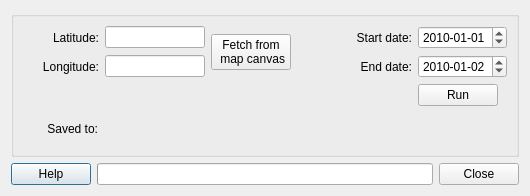
<?xml version="1.0" encoding="UTF-8"?>
<ui version="4.0">
 <class>CopernicusDataDialogBase</class>
 <widget class="QDialog" name="CopernicusDataDialogBase">
  <property name="geometry">
   <rect>
    <x>0</x>
    <y>0</y>
    <width>530</width>
    <height>196</height>
   </rect>
  </property>
  <property name="windowTitle">
   <string>Copernicus Data</string>
  </property>
  <layout class="QGridLayout" name="gridLayout_4">
   <item row="2" column="0">
    <layout class="QGridLayout" name="gridLayout_2">
     <item row="0" column="1">
      <widget class="QProgressBar" name="progressBar">
       <property name="value">
        <number>0</number>
       </property>
       <property name="textVisible">
        <bool>false</bool>
       </property>
      </widget>
     </item>
     <item row="0" column="0">
      <widget class="QPushButton" name="pushButtonHelp">
       <property name="text">
        <string>Help</string>
       </property>
      </widget>
     </item>
     <item row="0" column="2">
      <widget class="QPushButton" name="cmdClose">
       <property name="text">
        <string>Close</string>
       </property>
      </widget>
     </item>
    </layout>
   </item>
   <item row="1" column="0">
    <widget class="QGroupBox" name="groupBox">
     <property name="sizePolicy">
      <sizepolicy hsizetype="Minimum" vsizetype="Preferred">
       <horstretch>0</horstretch>
       <verstretch>0</verstretch>
      </sizepolicy>
     </property>
     <property name="title">
      <string/>
     </property>
     <layout class="QGridLayout" name="gridLayout_5">
      <item row="0" column="0">
       <layout class="QGridLayout" name="gridLayout">
        <item row="0" column="2" rowspan="2">
         <widget class="QPushButton" name="cmdSelectPoint">
          <property name="enabled">
           <bool>true</bool>
          </property>
          <property name="text">
           <string>Fetch from
 map canvas</string>
          </property>
         </widget>
        </item>
        <item row="1" column="0">
         <widget class="QLabel" name="label_6">
          <property name="text">
           <string>Longitude:</string>
          </property>
          <property name="alignment">
           <set>Qt::AlignRight|Qt::AlignTrailing|Qt::AlignVCenter</set>
          </property>
         </widget>
        </item>
        <item row="1" column="1">
         <widget class="QLineEdit" name="txtLon">
          <property name="maximumSize">
           <size>
            <width>100</width>
            <height>16777215</height>
           </size>
          </property>
          <property name="toolTip">
           <string>Longitude to download (degrees E)</string>
          </property>
          <property name="inputMask">
           <string/>
          </property>
          <property name="text">
           <string/>
          </property>
          <property name="maxLength">
           <number>12</number>
          </property>
         </widget>
        </item>
        <item row="0" column="1">
         <widget class="QLineEdit" name="txtLat">
          <property name="sizePolicy">
           <sizepolicy hsizetype="Fixed" vsizetype="Fixed">
            <horstretch>0</horstretch>
            <verstretch>0</verstretch>
           </sizepolicy>
          </property>
          <property name="maximumSize">
           <size>
            <width>100</width>
            <height>16777215</height>
           </size>
          </property>
          <property name="toolTip">
           <string>Latitude to download (degrees N)</string>
          </property>
          <property name="text">
           <string/>
          </property>
          <property name="maxLength">
           <number>12</number>
          </property>
         </widget>
        </item>
        <item row="1" column="4">
         <widget class="QLabel" name="label_9">
          <property name="text">
           <string>End date:</string>
          </property>
          <property name="alignment">
           <set>Qt::AlignRight|Qt::AlignTrailing|Qt::AlignVCenter</set>
          </property>
         </widget>
        </item>
        <item row="0" column="5">
         <widget class="QDateEdit" name="txtStartDate">
          <property name="toolTip">
           <string>Start of period to download</string>
          </property>
          <property name="dateTime">
           <datetime>
            <hour>0</hour>
            <minute>0</minute>
            <second>0</second>
            <year>2010</year>
            <month>1</month>
            <day>1</day>
           </datetime>
          </property>
          <property name="maximumDateTime">
           <datetime>
            <hour>23</hour>
            <minute>59</minute>
            <second>59</second>
            <year>2020</year>
            <month>1</month>
            <day>1</day>
           </datetime>
          </property>
          <property name="minimumDateTime">
           <datetime>
            <hour>0</hour>
            <minute>0</minute>
            <second>0</second>
            <year>1979</year>
            <month>1</month>
            <day>1</day>
           </datetime>
          </property>
          <property name="maximumDate">
           <date>
            <year>2020</year>
            <month>1</month>
            <day>1</day>
           </date>
          </property>
          <property name="displayFormat">
           <string>yyyy-MM-dd</string>
          </property>
         </widget>
        </item>
        <item row="1" column="5">
         <widget class="QDateEdit" name="txtEndDate">
          <property name="toolTip">
           <string>End of period to download</string>
          </property>
          <property name="dateTime">
           <datetime>
            <hour>0</hour>
            <minute>0</minute>
            <second>0</second>
            <year>2010</year>
            <month>1</month>
            <day>2</day>
           </datetime>
          </property>
          <property name="minimumDateTime">
           <datetime>
            <hour>0</hour>
            <minute>0</minute>
            <second>0</second>
            <year>1979</year>
            <month>1</month>
            <day>1</day>
           </datetime>
          </property>
          <property name="maximumDate">
           <date>
            <year>2020</year>
            <month>1</month>
            <day>1</day>
           </date>
          </property>
          <property name="minimumDate">
           <date>
            <year>1979</year>
            <month>1</month>
            <day>1</day>
           </date>
          </property>
          <property name="displayFormat">
           <string>yyyy-MM-dd</string>
          </property>
          <property name="date">
           <date>
            <year>2010</year>
            <month>1</month>
            <day>2</day>
           </date>
          </property>
         </widget>
        </item>
        <item row="0" column="4">
         <widget class="QLabel" name="label_8">
          <property name="text">
           <string>Start date:</string>
          </property>
          <property name="alignment">
           <set>Qt::AlignRight|Qt::AlignTrailing|Qt::AlignVCenter</set>
          </property>
         </widget>
        </item>
        <item row="0" column="0">
         <widget class="QLabel" name="label_5">
          <property name="text">
           <string>Latitude:</string>
          </property>
          <property name="alignment">
           <set>Qt::AlignRight|Qt::AlignTrailing|Qt::AlignVCenter</set>
          </property>
         </widget>
        </item>
        <item row="2" column="5">
         <widget class="QPushButton" name="cmdRunDownload">
          <property name="enabled">
           <bool>true</bool>
          </property>
          <property name="sizePolicy">
           <sizepolicy hsizetype="Fixed" vsizetype="Fixed">
            <horstretch>0</horstretch>
            <verstretch>0</verstretch>
           </sizepolicy>
          </property>
          <property name="minimumSize">
           <size>
            <width>80</width>
            <height>0</height>
           </size>
          </property>
          <property name="maximumSize">
           <size>
            <width>80</width>
            <height>16777215</height>
           </size>
          </property>
          <property name="toolTip">
           <string>Start download</string>
          </property>
          <property name="text">
           <string>Run</string>
          </property>
         </widget>
        </item>
        <item row="0" column="3">
         <spacer name="horizontalSpacer_2">
          <property name="orientation">
           <enum>Qt::Horizontal</enum>
          </property>
          <property name="sizeType">
           <enum>QSizePolicy::Maximum</enum>
          </property>
          <property name="sizeHint" stdset="0">
           <size>
            <width>40</width>
            <height>20</height>
           </size>
          </property>
         </spacer>
        </item>
       </layout>
      </item>
      <item row="1" column="0">
       <layout class="QGridLayout" name="gridLayout_3">
        <item row="0" column="0">
         <widget class="QLabel" name="label_7">
          <property name="sizePolicy">
           <sizepolicy hsizetype="Minimum" vsizetype="Ignored">
            <horstretch>20</horstretch>
            <verstretch>0</verstretch>
           </sizepolicy>
          </property>
          <property name="minimumSize">
           <size>
            <width>75</width>
            <height>0</height>
           </size>
          </property>
          <property name="maximumSize">
           <size>
            <width>75</width>
            <height>16777215</height>
           </size>
          </property>
          <property name="text">
           <string>Saved to:</string>
          </property>
          <property name="alignment">
           <set>Qt::AlignRight|Qt::AlignTrailing|Qt::AlignVCenter</set>
          </property>
          <property name="wordWrap">
           <bool>false</bool>
          </property>
          <property name="margin">
           <number>0</number>
          </property>
          <property name="indent">
           <number>0</number>
          </property>
         </widget>
        </item>
        <item row="0" column="1">
         <widget class="QLabel" name="lblSavedDownloaded">
          <property name="minimumSize">
           <size>
            <width>0</width>
            <height>0</height>
           </size>
          </property>
          <property name="maximumSize">
           <size>
            <width>16777215</width>
            <height>16777215</height>
           </size>
          </property>
          <property name="text">
           <string/>
          </property>
          <property name="alignment">
           <set>Qt::AlignLeading|Qt::AlignLeft|Qt::AlignVCenter</set>
          </property>
         </widget>
        </item>
       </layout>
      </item>
     </layout>
     <zorder></zorder>
    </widget>
   </item>
  </layout>
 </widget>
 <resources/>
 <connections>
  <connection>
   <sender>cmdClose</sender>
   <signal>clicked()</signal>
   <receiver>CopernicusDataDialogBase</receiver>
   <slot>accept()</slot>
   <hints>
    <hint type="sourcelabel">
     <x>513</x>
     <y>169</y>
    </hint>
    <hint type="destinationlabel">
     <x>285</x>
     <y>97</y>
    </hint>
   </hints>
  </connection>
 </connections>
</ui>
